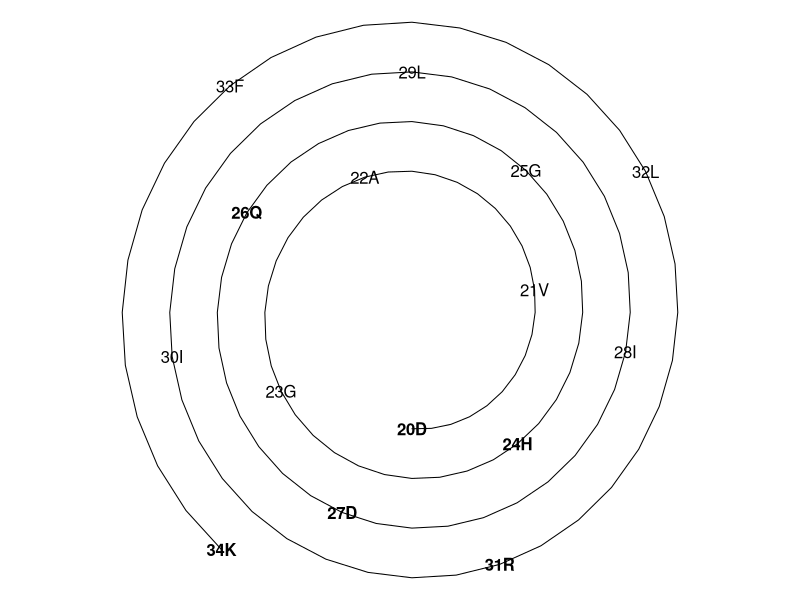

Reproduce this figure in R.
aa <- data.frame(
  AminoAcid = c("G", "T", "I", "Y", "W", "Q", "K", "A", "C", "L",
                "P", "H", "D", "R", "S", "V", "F", "M", "N", "E"),
  Font = c(1, 1, 1, 1, 1, 2, 2, 1, 1, 1, 1, 2, 2, 2, 1, 1, 1, 1, 2, 2)
) # Define fonts to associate with each amino acid

input <- "20DVAGHGQDILIRLFK"  # Define the input as a string of amino acids 
                              # optionally preceded by a number indicating 
                              # the residue number

m <- regexpr("^(\\d+)", input) # Find any numbers at the beginning of the input string
res <- regmatches(input, m)    # Retrieve any numbers at the beginning of the input string
res <- ifelse(length(res) == 0, 1, as.numeric(res)) # If there's no number, initialize the residue to 1


input <- gsub("^\\d+", "", input)  # Eliminate any numbers at the beginning of the input string
input <- substring(input, seq(1, nchar(input), 1), seq(1, nchar(input), 1) ) # Split the string into a vector of characters
res <- seq(res, res + length(input))  # Make a sequence starting from the residue number upto the residue number plus the lenght of the string

n = 10*(length(input) - 1)  # We will draw n points equal to the number of residues minus one times 10 (10 lines between residues)
theta <- -90 + (0:n * 10)   # We will draw the n points 10 degrees apart starting from -90 degrees
radius <- 50                # Initialize the value for the radiis
radius <- radius + seq_along(theta)*0.6 # The radius will increase linearly from 50 up to 50 + 0.6*n (0.6 is just a constant that determines space in between spirals)
x <- radius*cos(theta*pi/180) # Translate polar coordinates to cartesian-x coordinates
y <- radius*sin(theta*pi/180) # Translate polar coordinates to cartesian-y coordinates

par(pty="s",
    oma=c(0, 0, 0, 0),
    mar=c(0, 0, 0, 0))    # Set parameters to draw a square plot (ratio of x to y = 1)
plot(x, y, # Draw the x, y coordinates...
     'l',  # ...joined by lines...
     axes=FALSE, ann = FALSE) #...without axes and ticks.

for (i in seq_along(input)) {       # For every residue in the input...
  j <- (i-1)*10 + 1                 # Find the index corresponding to its cartesian coordinate (every 10 points starting from 1)
  pch <- paste0(res[i], input[i])   # Set the text concatenating the residue number and the residue
  font <- aa$Font[aa$AminoAcid == input[i]] # Set font appropriately
  text(x[j], y[j], labels = pch, font = font) # Draw the text on top of the spiral
}